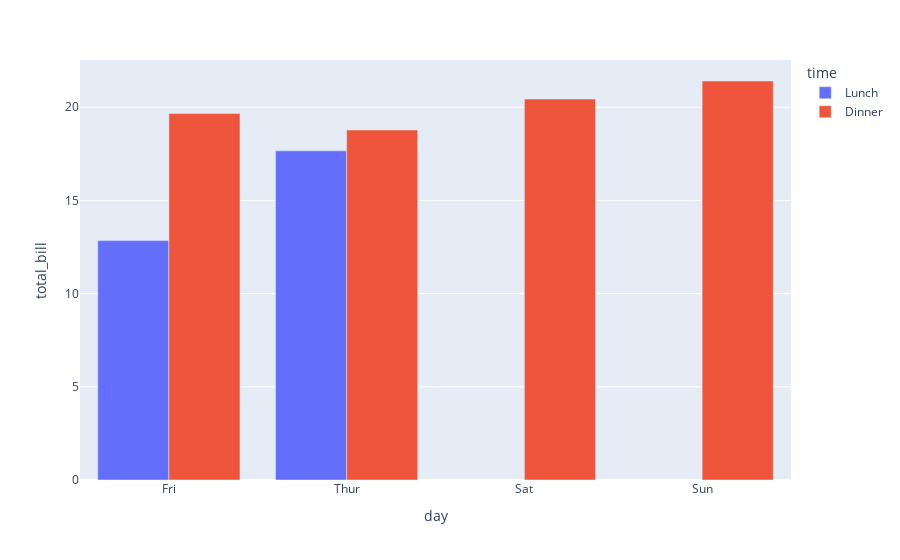

Notebook code cell kept with this figure:
### Markdown cell above
#### Plot

### Code cell
px.bar(data_frame=dff, x='day', y='total_bill', color='time', barmode='group')

### Figure 1 — Plotly figure (JSON) as saved in the notebook; plotly's stock layout.template omitted (floating-point values rounded to 4 significant figures)
{"data": [{"alignmentgroup": "True", "hovertemplate": "time=Lunch<br>day=%{x}<br>total_bill=%{y}<extra></extra>", "legendgroup": "Lunch", "marker": {"color": "#636efa", "pattern": {"shape": ""}}, "name": "Lunch", "offsetgroup": "Lunch", "orientation": "v", "showlegend": true, "textposition": "auto", "type": "bar", "x": ["Fri", "Thur", "Sat", "Sun"], "xaxis": "x", "y": [12.85, 17.66, null, null], "yaxis": "y"}, {"alignmentgroup": "True", "hovertemplate": "time=Dinner<br>day=%{x}<br>total_bill=%{y}<extra></extra>", "legendgroup": "Dinner", "marker": {"color": "#EF553B", "pattern": {"shape": ""}}, "name": "Dinner", "offsetgroup": "Dinner", "orientation": "v", "showlegend": true, "textposition": "auto", "type": "bar", "x": ["Thur", "Fri", "Sat", "Sun"], "xaxis": "x", "y": [18.78, 19.66, 20.44, 21.41], "yaxis": "y"}], "layout": {"autosize": true, "barmode": "group", "legend": {"title": {"text": "time"}, "tracegroupgap": 0}, "margin": {"t": 60}, "xaxis": {"anchor": "y", "autorange": true, "domain": [0, 1], "range": [-0.5, 3.5], "title": {"text": "day"}, "type": "category"}, "yaxis": {"anchor": "x", "autorange": true, "domain": [0, 1], "range": [0, 22.54], "title": {"text": "total_bill"}, "type": "linear"}}}
